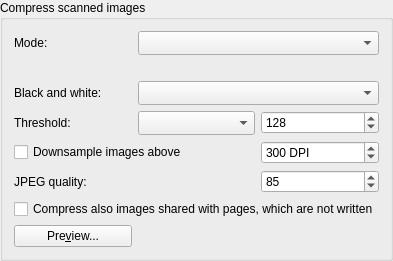
              <widget class="QGroupBox" name="compressionGroupBox">
               <property name="title">
                <string>Compress scanned images</string>
               </property>
               <layout class="QGridLayout" name="compressionLayout">
                <item row="0" column="0">
                 <widget class="QLabel" name="compressionModeLabel">
                  <property name="text">
                   <string>Mode:</string>
                  </property>
                  <property name="buddy">
                   <cstring>compressionModeComboBox</cstring>
                  </property>
                 </widget>
                </item>
                <item row="0" column="1" colspan="2">
                 <widget class="QComboBox" name="compressionModeComboBox">
                  <property name="accessibleName">
                   <string>Compression mode</string>
                  </property>
                  <property name="sizeAdjustPolicy">
                   <enum>QComboBox::AdjustToMinimumContentsLengthWithIcon</enum>
                  </property>
                  <property name="minimumContentsLength">
                   <number>8</number>
                  </property>
                 </widget>
                </item>
                <item row="1" column="0" colspan="3">
                 <widget class="QLabel" name="compressionDescriptionLabel">
                  <property name="text">
                   <string/>
                  </property>
                  <property name="wordWrap">
                   <bool>true</bool>
                  </property>
                 </widget>
                </item>
                <item row="2" column="0">
                 <widget class="QLabel" name="bitonalAlgorithmLabel">
                  <property name="text">
                   <string>Black and white:</string>
                  </property>
                  <property name="buddy">
                   <cstring>bitonalAlgorithmComboBox</cstring>
                  </property>
                 </widget>
                </item>
                <item row="2" column="1" colspan="2">
                 <widget class="QComboBox" name="bitonalAlgorithmComboBox">
                  <property name="accessibleName">
                   <string>Encoding of black and white images</string>
                  </property>
                  <property name="toolTip">
                   <string>JBIG2 is used only with a single generic region, so it is lossless: characters are never substituted.</string>
                  </property>
                  <property name="sizeAdjustPolicy">
                   <enum>QComboBox::AdjustToMinimumContentsLengthWithIcon</enum>
                  </property>
                  <property name="minimumContentsLength">
                   <number>8</number>
                  </property>
                 </widget>
                </item>
                <item row="3" column="0">
                 <widget class="QLabel" name="bitonalThresholdLabel">
                  <property name="text">
                   <string>Threshold:</string>
                  </property>
                  <property name="buddy">
                   <cstring>bitonalThresholdComboBox</cstring>
                  </property>
                 </widget>
                </item>
                <item row="3" column="1">
                 <widget class="QComboBox" name="bitonalThresholdComboBox">
                  <property name="accessibleName">
                   <string>Method of the conversion to black and white</string>
                  </property>
                  <property name="sizeAdjustPolicy">
                   <enum>QComboBox::AdjustToMinimumContentsLengthWithIcon</enum>
                  </property>
                  <property name="minimumContentsLength">
                   <number>8</number>
                  </property>
                 </widget>
                </item>
                <item row="3" column="2">
                 <widget class="QSpinBox" name="bitonalThresholdSpinBox">
                  <property name="accessibleName">
                   <string>Manual threshold</string>
                  </property>
                  <property name="toolTip">
                   <string>Pixels darker than the threshold become black.</string>
                  </property>
                  <property name="minimum">
                   <number>0</number>
                  </property>
                  <property name="maximum">
                   <number>255</number>
                  </property>
                  <property name="value">
                   <number>128</number>
                  </property>
                 </widget>
                </item>
                <item row="4" column="0" colspan="2">
                 <widget class="QCheckBox" name="downsampleCheckBox">
                  <property name="text">
                   <string>Downsample images above</string>
                  </property>
                  <property name="accessibleName">
                   <string>Downsample images</string>
                  </property>
                 </widget>
                </item>
                <item row="4" column="2">
                 <widget class="QSpinBox" name="downsampleDpiSpinBox">
                  <property name="accessibleName">
                   <string>Resolution of the downsampling</string>
                  </property>
                  <property name="suffix">
                   <string> DPI</string>
                  </property>
                  <property name="minimum">
                   <number>72</number>
                  </property>
                  <property name="maximum">
                   <number>2400</number>
                  </property>
                  <property name="value">
                   <number>300</number>
                  </property>
                 </widget>
                </item>
                <item row="5" column="0" colspan="2">
                 <widget class="QLabel" name="jpegQualityLabel">
                  <property name="text">
                   <string>JPEG quality:</string>
                  </property>
                  <property name="buddy">
                   <cstring>jpegQualitySpinBox</cstring>
                  </property>
                 </widget>
                </item>
                <item row="5" column="2">
                 <widget class="QSpinBox" name="jpegQualitySpinBox">
                  <property name="accessibleName">
                   <string>JPEG quality</string>
                  </property>
                  <property name="minimum">
                   <number>1</number>
                  </property>
                  <property name="maximum">
                   <number>100</number>
                  </property>
                  <property name="value">
                   <number>85</number>
                  </property>
                 </widget>
                </item>
                <item row="6" column="0" colspan="3">
                 <widget class="QCheckBox" name="compressSharedImagesCheckBox">
                  <property name="text">
                   <string>Compress also images shared with pages, which are not written</string>
                  </property>
                  <property name="accessibleName">
                   <string>Compress also images shared with pages, which are not written</string>
                  </property>
                 </widget>
                </item>
                <item row="7" column="0">
                 <widget class="QPushButton" name="compressionPreviewButton">
                  <property name="text">
                   <string>Pre&amp;view...</string>
                  </property>
                  <property name="toolTip">
                   <string>Compare the original and the compressed images of the pages, adjust the threshold and exclude images</string>
                  </property>
                  <property name="accessibleName">
                   <string>Preview of the compression</string>
                  </property>
                 </widget>
                </item>
                <item row="7" column="1" colspan="2">
                 <widget class="QLabel" name="compressionEstimateLabel">
                  <property name="text">
                   <string/>
                  </property>
                  <property name="wordWrap">
                   <bool>true</bool>
                  </property>
                 </widget>
                </item>
               </layout>
              </widget>
